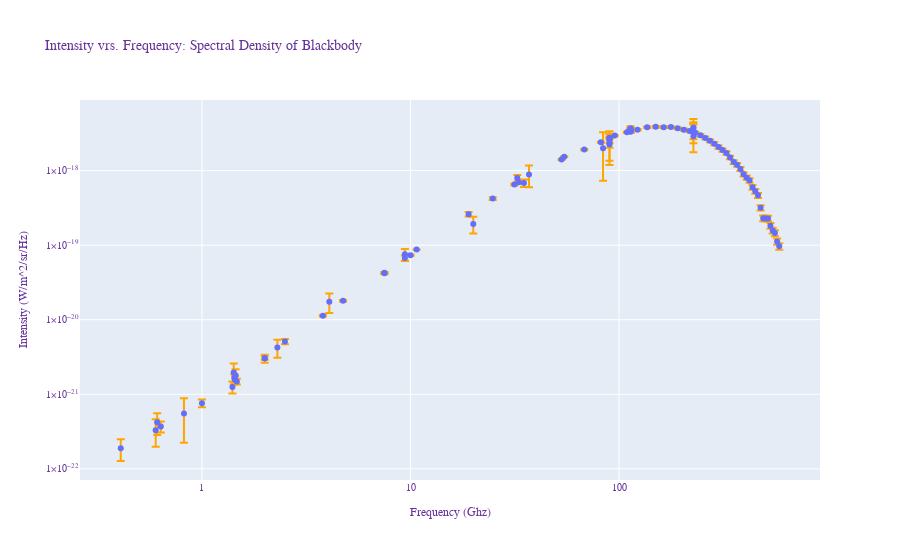

Here is the notebook cell this chart was saved with:
### Markdown cell above
Part 2)  (3 pts)

Make a plot of the data with errorbars vs frequency [GHz]
- use log scale for both x and y axes
- set x-ticks at 0.1, 1, 10, 100, 1000 GHz

### Code cell
fig = go.Figure(data=go.Scatter(
        x=cmb_intensity_data['frequency'],
        y=cmb_intensity_data['intensity'],
        error_y=dict(
            type='data', # value of error bar given in data coordinates
            array=cmb_intensity_data['error'],
            color='orange')
   ,mode='markers' ))


fig.update_layout(
    title="Intensity vrs. Frequency: Spectral Density of Blackbody",
    xaxis_title="Frequency (Ghz)",
    yaxis_title="Intensity (W/m^2/sr/Hz)",
    legend_title="error",
    font=dict(
        family="Courier New, monospace",
        size=10,
        color="RebeccaPurple"
    ),
      xaxis = dict(
        tickmode = 'array',
        tickvals = [.1,1,10,100,1000],
    ),
       yaxis = dict(
        tickmode = 'array',
        tickvals = [10**-22,10**-21,10**-20,10**-19,10**-18],
    )
)


fig.update_xaxes(type="log")
fig.update_yaxes(type="log")


fig.show()

### Figure 1 — Plotly figure (JSON) as saved in the notebook; plotly's stock layout.template omitted (floating-point values rounded to 4 significant figures)
{"data": [{"error_y": {"array": [6.137e-23, 1.327e-22, 1.372e-22, 6.194e-23, 3.305e-22, 9.216e-23, 2.288e-22, 6.195e-22, 2.073e-22, 1.911e-22, 3.875e-22, 1.261e-22, 3.686e-22, 1.72e-22, 1.138e-21, 4.032e-22, 2.661e-22, 5.113e-21, 4.849e-22, 1.208e-21, 1.035e-21, 1.355e-20, 5.688e-21, 1.777e-21, 4.91e-22, 1.87e-20, 4.838e-20, 1.657e-20, 2.085e-20, 8.281e-20, 3.914e-20, 8.011e-20, 2.871e-19, 2.409e-20, 1.264e-18, 8.848e-19, 5.073e-19, 1.097e-18, 1.802e-19, 4.052e-20, 8.125e-20, 1.147e-19, 1.448e-19, 2.04e-19, 1.142e-19, 1.16e-19, 2.519e-19, 7.325e-20, 2.658e-19, 1.065e-18, 1.581e-18, 4.842e-19, 3.855e-19, 2.13e-20, 3.146e-20, 4.309e-20, 5.567e-20, 6.789e-20, 7.963e-20, 9.14e-20, 1.004e-19, 1.08e-19, 1.147e-19, 1.19e-19, 1.211e-19, 1.228e-19, 1.224e-19, 1.201e-19, 1.167e-19, 1.123e-19, 1.074e-19, 1.016e-19, 9.636e-20, 9.131e-20, 8.347e-20, 7.579e-20, 7.143e-20, 6.518e-20, 5.787e-20, 5.344e-20, 5e-20, 4.261e-20, 3.87e-20, 3.49e-20, 2.596e-20, 2.009e-20, 1.98e-20, 1.964e-20, 1.633e-20, 1.443e-20, 1.344e-20, 1.08e-20, 9.518e-21], "color": "orange", "type": "data"}, "mode": "markers", "type": "scatter", "x": [0.408, 0.6, 0.61, 0.635, 0.82, 1, 1.4, 1.42, 1.43, 1.44, 1.45, 1.47, 2, 2, 2.3, 2.5, 3.8, 4.08, 4.75, 7.5, 7.5, 9.4, 9.4, 10, 10.7, 19, 20, 24.8, 31.5, 32.5, 33, 35, 37, 53, 83.8, 90, 90, 90, 90, 90, 90, 113.6, 113.6, 113.6, 113.6, 113.6, 113.6, 113.6, 227.3, 227.3, 227.3, 227.3, 227.3, 54.6, 68.1, 81.8, 95.3, 109.1, 122.6, 136.4, 149.9, 163.7, 177.2, 191, 204.5, 218.2, 231.7, 245.5, 259, 272.8, 286.3, 300.1, 313.6, 327.4, 340.9, 354.7, 368.1, 381.9, 395.4, 409.2, 422.7, 436.5, 450, 463.8, 477.3, 491.1, 504.6, 518.3, 531.8, 545.6, 559.1, 572.9, 586.4], "y": [1.887e-22, 3.302e-22, 4.213e-22, 3.698e-22, 5.537e-22, 7.607e-22, 1.25e-21, 1.961e-21, 1.643e-21, 1.571e-21, 1.786e-21, 1.484e-21, 3.014e-21, 3.075e-21, 4.234e-21, 5.089e-21, 1.131e-20, 1.74e-20, 1.794e-20, 4.189e-20, 4.258e-20, 7.547e-20, 6.707e-20, 7.334e-20, 8.728e-20, 2.605e-19, 1.915e-19, 4.214e-19, 6.527e-19, 7.931e-19, 6.999e-19, 6.817e-19, 8.841e-19, 1.41e-18, 1.998e-18, 2.245e-18, 2.539e-18, 2.284e-18, 2.52e-18, 2.744e-18, 2.76e-18, 3.309e-18, 3.423e-18, 3.481e-18, 3.586e-18, 3.452e-18, 3.697e-18, 3.618e-18, 2.897e-18, 3.391e-18, 3.342e-18, 3.747e-18, 3.757e-18, 1.54e-18, 1.912e-18, 2.398e-18, 2.956e-18, 3.265e-18, 3.542e-18, 3.825e-18, 3.86e-18, 3.83e-18, 3.832e-18, 3.71e-18, 3.536e-18, 3.398e-18, 3.21e-18, 2.977e-18, 2.741e-18, 2.508e-18, 2.292e-18, 2.069e-18, 1.887e-18, 1.728e-18, 1.504e-18, 1.303e-18, 1.198e-18, 1.053e-18, 8.939e-19, 8.047e-19, 7.391e-19, 5.982e-19, 5.296e-19, 4.654e-19, 3.172e-19, 2.294e-19, 2.278e-19, 2.282e-19, 1.821e-19, 1.574e-19, 1.455e-19, 1.117e-19, 9.654e-20]}], "layout": {"font": {"color": "RebeccaPurple", "family": "Courier New, monospace", "size": 10}, "legend": {"title": {"text": "error"}}, "title": {"text": "Intensity vrs. Frequency: Spectral Density of Blackbody"}, "xaxis": {"tickmode": "array", "tickvals": [0.1, 1, 10, 100, 1000], "title": {"text": "Frequency (Ghz)"}, "type": "log"}, "yaxis": {"tickmode": "array", "tickvals": [1e-22, 1e-21, 1e-20, 1e-19, 1e-18], "title": {"text": "Intensity (W/m^2/sr/Hz)"}, "type": "log"}}}
